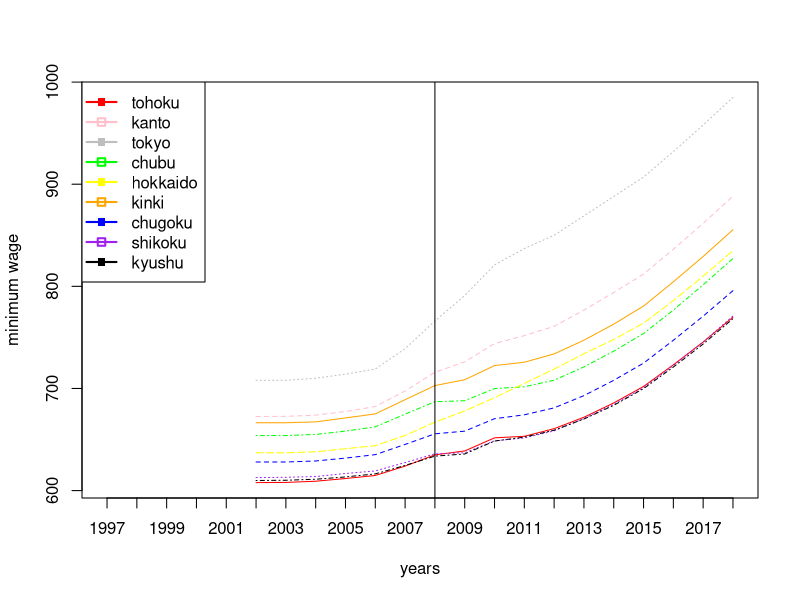
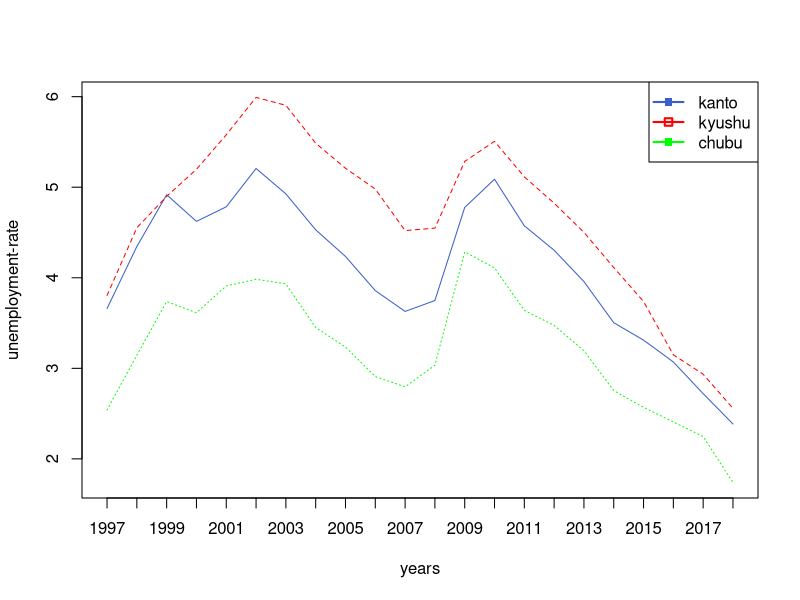

Write the R code that produced these figures, in order. (Note: this script raises an error after producing the figures.)
getwd()
setwd("/Users/karen/Desktop/計量政治分析")
hyou <- read.csv("keiryo2.csv")
hokkaido<- subset(hyou,subset=(pref == "北海道"))
tohoku<- subset(hyou,subset=c(pref == "青森県"|pref == "秋田県"|pref =="岩手県"|pref =="山形県"|pref =="宮城県"|pref =="福島県"))
kanto <- subset(hyou,subset=c(pref == "茨城県"|pref == "栃木県"|pref =="群馬県"|pref =="埼玉県"|pref =="千葉県"|pref =="神奈川県"|pref =="東京都"))
tokyo<- subset(hyou,subset=(pref == "東京都"))
chubu <- subset(hyou,subset=c(pref == "新潟県"|pref == "富山県"|pref =="石川県"|pref =="福井県"|pref =="山梨県"|pref =="静岡県"|pref =="長野県"|pref=="愛知県"|pref=="岐阜県"))
kinki <- subset(hyou,subset=c(pref == "滋賀県"|pref == "三重県"|pref =="京都府"|pref =="大阪府"|pref =="奈良県"|pref =="和歌山県"|pref =="兵庫県"))
chugoku <- subset(hyou,subset=c(pref == "鳥取県"|pref =="岡山県"|pref =="広島県"|pref =="島根県"|pref =="山口県"))
shikoku <- subset(hyou,subset=c(pref == "香川県"|pref =="徳島県"|pref =="愛媛県"|pref =="高知県"))
kyushu <- subset(hyou,subset=c(pref == "福岡県"|pref =="佐賀県"|pref =="大分県"|pref =="長崎県"|pref =="熊本県"|pref =="宮崎県"|pref =="鹿児島県"|pref =="沖縄県"))

1.
tohoku.wage <- tapply(tohoku$mini.wage, tohoku$year, mean)
kanto.wage <- tapply(kanto$mini.wage, kanto$year, mean)
tokyo.wage <- tapply(tokyo$mini.wage, tokyo$year, mean)
chubu.wage <- tapply(chubu$mini.wage, chubu$year, mean)
hokkaido.wage <- tapply(hokkaido$mini.wage, hokkaido$year, mean)
kinki.wage <- tapply(kinki$mini.wage, kinki$year, mean)
chugoku.wage <- tapply(chugoku$mini.wage, chugoku$year, mean)
shikoku.wage <- tapply(shikoku$mini.wage, shikoku$year, mean)
kyushu.wage <- tapply(kyushu$mini.wage, kyushu$year, mean)
pref.wage <- cbind(tohoku.wage,kanto.wage,tokyo.wage,chubu.wage,hokkaido.wage,kinki.wage,chugoku.wage,shikoku.wage,kyushu.wage)
year <- unique(hyou$year)
matplot(year,pref.wage,type="l",col = c("red","pink","gray","green","yellow","orange","blue","purple","black"),xlab="years",ylab="minimum wage",xaxp=c(1997,2018,21))
legend("topleft", legend=c("tohoku","kanto", "tokyo" ,"chubu","hokkaido","kinki","chugoku","shikoku","kyushu"),col=c("red","pink","gray","green","yellow","orange","blue","purple","black"), pch=c(15,0), lwd=2, lty=1)
abline(v = 2008)


2.#失業率を出す

kanto.rate<- tapply(kanto$unemployed, kanto$year, mean) / tapply(kanto$force.pop, kanto$year, mean) *100
kyushu.rate<- tapply(kyushu$unemployed, kyushu$year, mean) / tapply(kyushu$force.pop, kyushu$year, mean) *100
chubu.rate<- tapply(chubu$unemployed, chubu$year, mean) / tapply(chubu$force.pop, chubu$year, mean) *100
un.rate <- cbind(kanto.rate,kyushu.rate,chubu.rate)
un.rate
matplot(year,un.rate,type = "l",col=c("royalblue3","red","green"),xlab="years",ylab="unemployment-rate",xlim=c(1997,2018),xaxp=c(1997,2018,21))
legend("topright", legend=c("kanto", "kyushu","chubu"),col=c("royalblue3","red","green"), pch=c(15,0), lwd=2, lty=1)

3.#失業率と最低賃金の相関性
matplot(un.wage,un.rate,col = c("royalblue3","red","green"),type="l",xlab ="minimum-wage" ,ylab ="unemployed-rate" )
legend("topright", legend=c("kanto","kyushu", "chubu"),col = c("royalblue3","red","green"),pch=c(15,0))
un.wage <- cbind(kanto.wage,kyushu.wage,chubu.wage)
matplot(un.rate,un.wage,col = c("royalblue3","red","green"),type="l",xlab = "unemployed-rate",ylab ="minimum-wage")
legend("topright", legend=c("kanto","kyushu", "chubu"),col = c("royalblue3","red","green"),pch=c(15,0))
